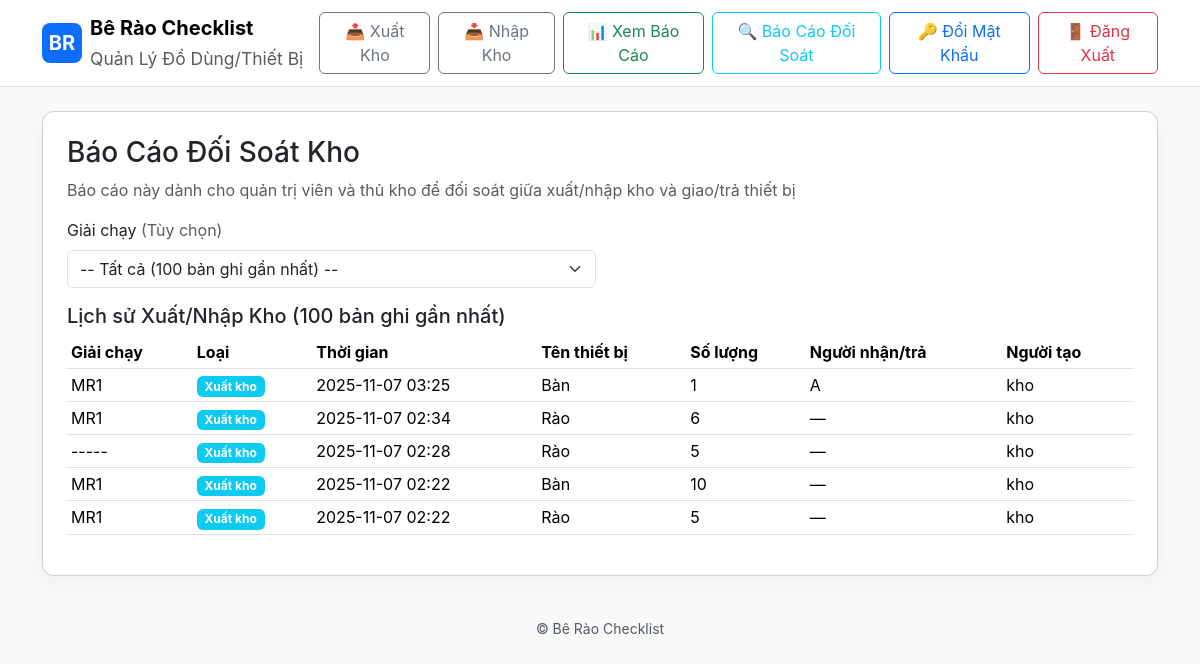
The app's page /reconciliation_report (signed in), older data.
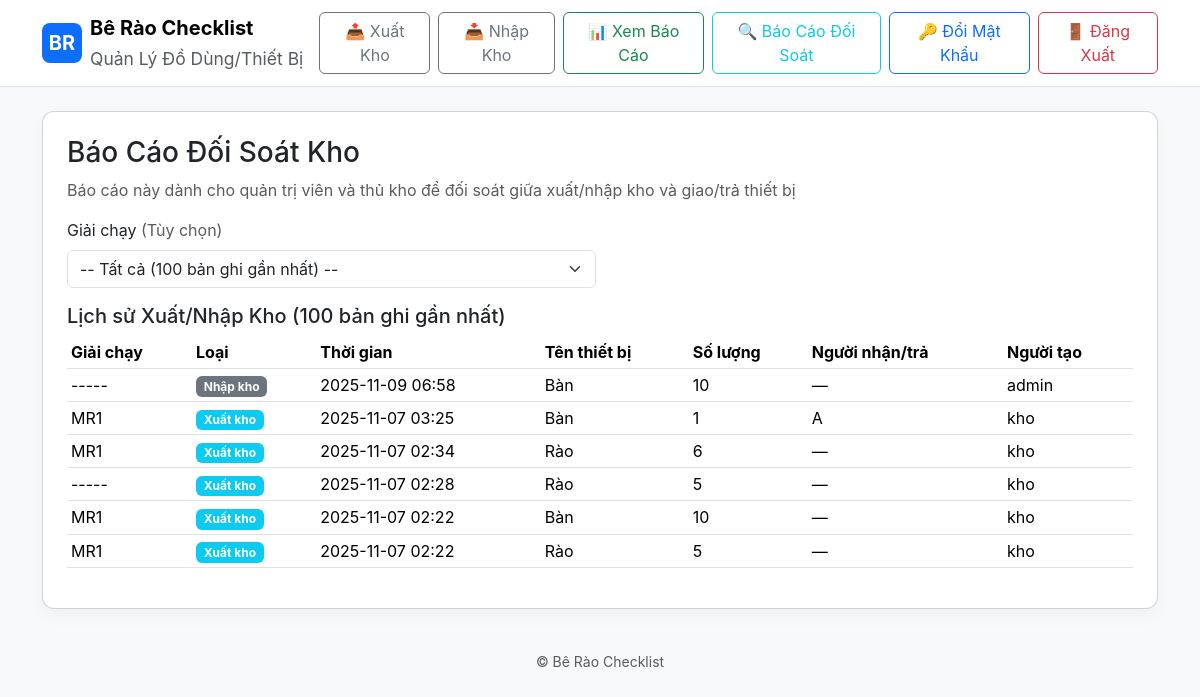
The same page, newer data.
### models.py (models this page shows)
class Marathon(db.Model):
    id = db.Column(db.Integer, primary_key=True)
    name = db.Column(db.String(200), unique=True, nullable=False)

class StoreIssueRecord(db.Model):
    id = db.Column(db.Integer, primary_key=True)
    marathon_id = db.Column(db.Integer, db.ForeignKey('marathon.id'), nullable=True)
    equipment_id = db.Column(db.Integer, db.ForeignKey('equipment.id'), nullable=False)
    person_name = db.Column(db.String(200))  # Person receiving from store
    quantity = db.Column(db.Integer)
    timestamp = db.Column(db.DateTime)
    created_by = db.Column(db.String(100))  # Username of storekeeper

class Equipment(db.Model):
    id = db.Column(db.Integer, primary_key=True)
    name = db.Column(db.String(200), unique=True, nullable=False)
    available_quantity = db.Column(db.Integer, default=0)  # Tồn kho - available inventory

class StoreReturnRecord(db.Model):
    id = db.Column(db.Integer, primary_key=True)
    marathon_id = db.Column(db.Integer, db.ForeignKey('marathon.id'), nullable=True)
    equipment_id = db.Column(db.Integer, db.ForeignKey('equipment.id'), nullable=False)
    person_name = db.Column(db.String(200))  # Person returning to store
    quantity = db.Column(db.Integer)
    timestamp = db.Column(db.DateTime)
    created_by = db.Column(db.String(100))  # Username of storekeeper

### app.py (the view)
@app.route('/reconciliation_report', methods=['GET'])
@admin_or_storekeeper_required
def reconciliation_report():
    user = get_current_user()
    marathon_id = request.args.get('marathon') or None
    marathons = Marathon.query.order_by(Marathon.name).all()
    equipment_summary = []; store_transactions = []
    from sqlalchemy import func
    equipments = Equipment.query.order_by(Equipment.name).all()
    if marathon_id:
        for eq in equipments:
            store_issued = db.session.query(func.sum(StoreIssueRecord.quantity)).filter(StoreIssueRecord.equipment_id==eq.id, StoreIssueRecord.marathon_id==marathon_id).scalar() or 0
            issued = db.session.query(func.sum(IssueRecord.quantity)).filter(IssueRecord.equipment_id==eq.id, IssueRecord.marathon_id==marathon_id).scalar() or 0
            returned = db.session.query(func.sum(ReturnRecord.quantity)).filter(ReturnRecord.equipment_id==eq.id, ReturnRecord.marathon_id==marathon_id).scalar() or 0
            store_returned = db.session.query(func.sum(StoreReturnRecord.quantity)).filter(StoreReturnRecord.equipment_id==eq.id, StoreReturnRecord.marathon_id==marathon_id).scalar() or 0
            store_vs_issued = store_issued - issued  # Should be 0 if balanced
            returned_vs_store = returned - store_returned  # Should be 0 if balanced
            equipment_summary.append({
                'equipment': eq.name,
                'store_issued': int(store_issued),
                'issued': int(issued),
                'store_vs_issued_diff': int(store_vs_issued),
                'returned': int(returned),
                'store_returned': int(store_returned),
                'returned_vs_store_diff': int(returned_vs_store)
            })
        store_issue_records = StoreIssueRecord.query.filter_by(marathon_id=marathon_id).order_by(StoreIssueRecord.timestamp.desc()).all()
        store_return_records = StoreReturnRecord.query.filter_by(marathon_id=marathon_id).order_by(StoreReturnRecord.timestamp.desc()).all()
        for rec in store_issue_records:
            equipment = Equipment.query.get(rec.equipment_id)
            marathon = Marathon.query.get(rec.marathon_id) if rec.marathon_id else None
            store_transactions.append({
                'type': 'store_issue',
                'timestamp': rec.timestamp,
                'marathon': marathon.name if marathon else '-----',
                'equipment': equipment.name if equipment else None,
                'quantity': rec.quantity,
                'person': rec.person_name,
                'created_by': rec.created_by
            })
        for rec in store_return_records:
            equipment = Equipment.query.get(rec.equipment_id)
            marathon = Marathon.query.get(rec.marathon_id) if rec.marathon_id else None
            store_transactions.append({
                'type': 'store_return',
                'timestamp': rec.timestamp,
                'marathon': marathon.name if marathon else '-----',
                'equipment': equipment.name if equipment else None,
                'quantity': rec.quantity,
                'person': rec.person_name,
                'created_by': rec.created_by
            })
        store_transactions.sort(key=lambda x: x['timestamp'] if x['timestamp'] else datetime.min, reverse=True)
    else:
        store_issue_records = StoreIssueRecord.query.order_by(StoreIssueRecord.timestamp.desc()).limit(100).all()
        store_return_records = StoreReturnRecord.query.order_by(StoreReturnRecord.timestamp.desc()).limit(100).all()
        for rec in store_issue_records:
            equipment = Equipment.query.get(rec.equipment_id)
            marathon = Marathon.query.get(rec.marathon_id) if rec.marathon_id else None
            store_transactions.append({
                'type': 'store_issue',
                'timestamp': rec.timestamp,
                'marathon': marathon.name if marathon else '-----',
                'equipment': equipment.name if equipment else None,
                'quantity': rec.quantity,
                'person': rec.person_name,
                'created_by': rec.created_by
            })
        for rec in store_return_records:
            equipment = Equipment.query.get(rec.equipment_id)
            marathon = Marathon.query.get(rec.marathon_id) if rec.marathon_id else None
            store_transactions.append({
                'type': 'store_return',
                'timestamp': rec.timestamp,
                'marathon': marathon.name if marathon else '-----',
                'equipment': equipment.name if equipment else None,
                'quantity': rec.quantity,
                'person': rec.person_name,
                'created_by': rec.created_by
            })
        store_transactions.sort(key=lambda x: x['timestamp'] if x['timestamp'] else datetime.min, reverse=True)
    return render_template('reconciliation_report.html', marathons=marathons, equipment_summary=equipment_summary,
                         selected_marathon=marathon_id, store_transactions=store_transactions, user=user)

### app.py (called while the page is built)
def admin_or_storekeeper_required(f):
    @wraps(f)
    def decorated_function(*args, **kwargs):
        if not session.get('user_id'):
            flash('Vui lòng đăng nhập để truy cập trang này.', 'warning')
            return redirect(url_for('login'))
        user = User.query.get(session['user_id'])
        if not user or user.role not in ['admin', 'storekeeper']:
            flash('Bạn không có quyền truy cập trang này.', 'danger')
            return redirect(url_for('index'))
        return f(*args, **kwargs)
    return decorated_function

def get_current_user():
    if session.get('user_id'):
        return User.query.get(session['user_id'])
    return None

### templates/reconciliation_report.html (shortened to what this page needs)
{% extends "base.html" %}
{% block content %}
<div class="card p-4">
  <h3>Báo Cáo Đối Soát Kho</h3>
  <p class="text-muted">Báo cáo này dành cho quản trị viên và thủ kho để đối soát giữa xuất/nhập kho và giao/trả thiết bị</p>
  <div class="mb-3">
    <div class="row g-2">
      <div class="col-md-6">
        <label class="form-label">Giải chạy <span class="text-muted">(Tùy chọn)</span></label>
        <select name="marathon" id="report-marathon-select" class="form-select" onchange="onReportMarathonChange()">
          <option value="">-- Tất cả (100 bản ghi gần nhất) --</option>
        </select>
      </div>
    </div>
  </div>
  {% if selected_marathon %}
    <h5>Thống kê Đối Soát</h5>
    <div class="alert alert-info">
      <strong>Giải thích:</strong>
      <ul class="mb-0">
        <li><strong>Xuất kho vs Đã giao:</strong> Chênh lệch = Xuất kho - Đã giao (nên bằng 0)</li>
        <li><strong>Đã trả vs Nhập kho:</strong> Chênh lệch = Đã trả - Nhập kho (nên bằng 0)</li>
      </ul>
    </div>
    <table class="table table-bordered">
      <thead class="table-light">
        <tr>
          <th rowspan="2" class="align-middle">Tên thiết bị</th>
          <th colspan="3" class="text-center bg-primary text-white">Xuất kho vs Đã giao</th>
          <th colspan="3" class="text-center bg-success text-white">Đã trả vs Nhập kho</th>
        </tr>
        <tr>
          <th class="text-center">Xuất kho</th>
          <th class="text-center">Đã giao</th>
          <th class="text-center">Chênh lệch</th>
          <th class="text-center">Đã trả</th>
          <th class="text-center">Nhập kho</th>
          <th class="text-center">Chênh lệch</th>
        </tr>
      </thead>
      <tbody>
        {% for r in equipment_summary %}
        <tr {% if r.store_vs_issued_diff != 0 or r.returned_vs_store_diff != 0 %}class="table-warning"{% endif %}>
          <td>{{ r.equipment }}</td>
          <td class="text-center">{{ r.store_issued }}</td>
          <td class="text-center">{{ r.issued }}</td>
          <td class="text-center">
            {% if r.store_vs_issued_diff == 0 %}
              <span class="badge bg-success">{{ r.store_vs_issued_diff }}</span>
            {% elif r.store_vs_issued_diff > 0 %}
              <span class="badge bg-warning">+{{ r.store_vs_issued_diff }}</span>
            {% else %}
              <span class="badge bg-danger">{{ r.store_vs_issued_diff }}</span>
            {% endif %}
          </td>
          <td class="text-center">{{ r.returned }}</td>
          <td class="text-center">{{ r.store_returned }}</td>
          <td class="text-center">
            {% if r.returned_vs_store_diff == 0 %}
              <span class="badge bg-success">{{ r.returned_vs_store_diff }}</span>
            {% elif r.returned_vs_store_diff > 0 %}
              <span class="badge bg-warning">+{{ r.returned_vs_store_diff }}</span>
            {% else %}
              <span class="badge bg-danger">{{ r.returned_vs_store_diff }}</span>
            {% endif %}
          </td>
        </tr>
        {% endfor %}
      </tbody>
    </table>
    <h5 class="mt-4">Lịch sử Xuất/Nhập Kho</h5>
    {% if store_transactions %}
      <table class="table table-sm">
        <thead>
          <tr>
            <th>Giải chạy</th>
            <th>Loại</th>
            <th>Thời gian</th>
            <th>Tên thiết bị</th>
            <th>Số lượng</th>
            <th>Người nhận/trả</th>
            <th>Người tạo</th>
          </tr>
        </thead>
        <tbody>
          {% for t in store_transactions %}
          <tr>
            <td>{{ t.marathon or '—' }}</td>
            <td>
              {% if t.type == 'store_issue' %}
                <span class="badge bg-info">Xuất kho</span>
              {% elif t.type == 'store_return' %}
                <span class="badge bg-secondary">Nhập kho</span>
              {% endif %}
            </td>
            <td>{{ t.timestamp.strftime('%Y-%m-%d %H:%M') if t.timestamp else '—' }}</td>
            <td>{{ t.equipment or '—' }}</td>
            <td>{{ t.quantity }}</td>
            <td>{{ t.person or '—' }}</td>
            <td>{{ t.created_by or '—' }}</td>
          </tr>
          {% endfor %}
        </tbody>
      </table>
    {% else %}
      <p class="text-muted">Không có dữ liệu xuất/nhập kho.</p>
    {% endif %}
  {% else %}
    <h5>Lịch sử Xuất/Nhập Kho (100 bản ghi gần nhất)</h5>
    {% if store_transactions %}
      <table class="table table-sm">
        <thead>
          <tr>
            <th>Giải chạy</th>
            <th>Loại</th>
            <th>Thời gian</th>
            <th>Tên thiết bị</th>
            <th>Số lượng</th>
            <th>Người nhận/trả</th>
            <th>Người tạo</th>
          </tr>
        </thead>
        <tbody>
          {% for t in store_transactions %}
          <tr>
            <td>{{ t.marathon or '—' }}</td>
            <td>
              {% if t.type == 'store_issue' %}
                <span class="badge bg-info">Xuất kho</span>
              {% elif t.type == 'store_return' %}
                <span class="badge bg-secondary">Nhập kho</span>
              {% endif %}
            </td>
            <td>{{ t.timestamp.strftime('%Y-%m-%d %H:%M') if t.timestamp else '—' }}</td>
            <td>{{ t.equipment or '—' }}</td>
            <td>{{ t.quantity }}</td>
            <td>{{ t.person or '—' }}</td>
            <td>{{ t.created_by or '—' }}</td>
          </tr>
          {% endfor %}
        </tbody>
      </table>
    {% else %}
      <p class="text-muted">Không có dữ liệu xuất/nhập kho.</p>
    {% endif %}
  {% endif %}
</div>
{% endblock %}

### templates/base.html (shortened to what this page needs)
<!doctype html>
<html lang="vi">
  <head>
    <link href="https://cdn.jsdelivr.net/npm/bootstrap@5.3.2/dist/css/bootstrap.min.css" rel="stylesheet">
    <link rel="stylesheet" href="{{ url_for('static', filename='style.css') }}">
  </head>
  <body class="bg-light">
    <nav class="navbar navbar-expand-lg navbar-light bg-white border-bottom">
      <div class="container">
        <a class="navbar-brand d-flex align-items-center" href="{{ url_for('index') }}">
          <div class="logo-circle me-2">BR</div>
          <div>
            <div class="fw-bold">Bê Rào Checklist</div>
            <small class="text-muted">Quản Lý Đồ Dùng/Thiết Bị</small>
          </div>
        </a>
        <div class="d-flex gap-2">
          {% if user and user.role == 'storekeeper' or user.role == 'admin' %}
            <a class="btn btn-outline-secondary" href="{{ url_for('store_issue') }}">📤 Xuất Kho</a>
            <a class="btn btn-outline-secondary" href="{{ url_for('store_return') }}">📥 Nhập Kho</a>
          {% else %}
            <a class="btn btn-outline-secondary" href="{{ url_for('issue') }}">📦 Giao Đồ</a>
            <a class="btn btn-outline-secondary" href="{{ url_for('return_equipment') }}">↩️ Trả Đồ</a>
          {% endif %}
          <a class="btn btn-outline-success" href="{{ url_for('report') }}">📊 Xem Báo Cáo</a>
          {% if user and user.role in ['admin', 'storekeeper'] %}
            <a class="btn btn-outline-info" href="{{ url_for('reconciliation_report') }}">🔍 Báo Cáo Đối Soát</a>
          {% endif %}
          {% if session.get('user_id') %}
            <a class="btn btn-outline-primary" href="{{ url_for('change_password') }}">🔑 Đổi Mật Khẩu</a>
            <a class="btn btn-outline-danger" href="{{ url_for('logout') }}">🚪 Đăng Xuất</a>
          {% else %}
            <a class="btn btn-outline-dark" href="{{ url_for('login') }}">🔐 Đăng Nhập</a>
          {% endif %}
        </div>
      </div>
    </nav>
    <main class="container py-4">
      {% block content %}{% endblock %}
    </main>
    <footer class="text-center text-muted py-3">
      <small>© Bê Rào Checklist</small>
    </footer>
  </body>
</html>

### static/style.css (style rules this page uses)
.logo-circle { width:40px;height:40px;border-radius:8px;background:#0d6efd;color:white;display:flex;align-items:center;justify-content:center;font-weight:700 }
body { font-family:Inter, system-ui, -apple-system, 'Segoe UI', Roboto, 'Helvetica Neue', Arial }
.card { border-radius:12px;box-shadow:0 6px 18px rgba(10,20,30,0.04) }

Row changes from the older to the newer data that the page shows:
added StoreReturnRecord: timestamp "2025-11-09 06:58", created_by "admin"
Text that changed along with them:
new list line: "----- Nhập kho 10 —"
new list line: "Bàn"
